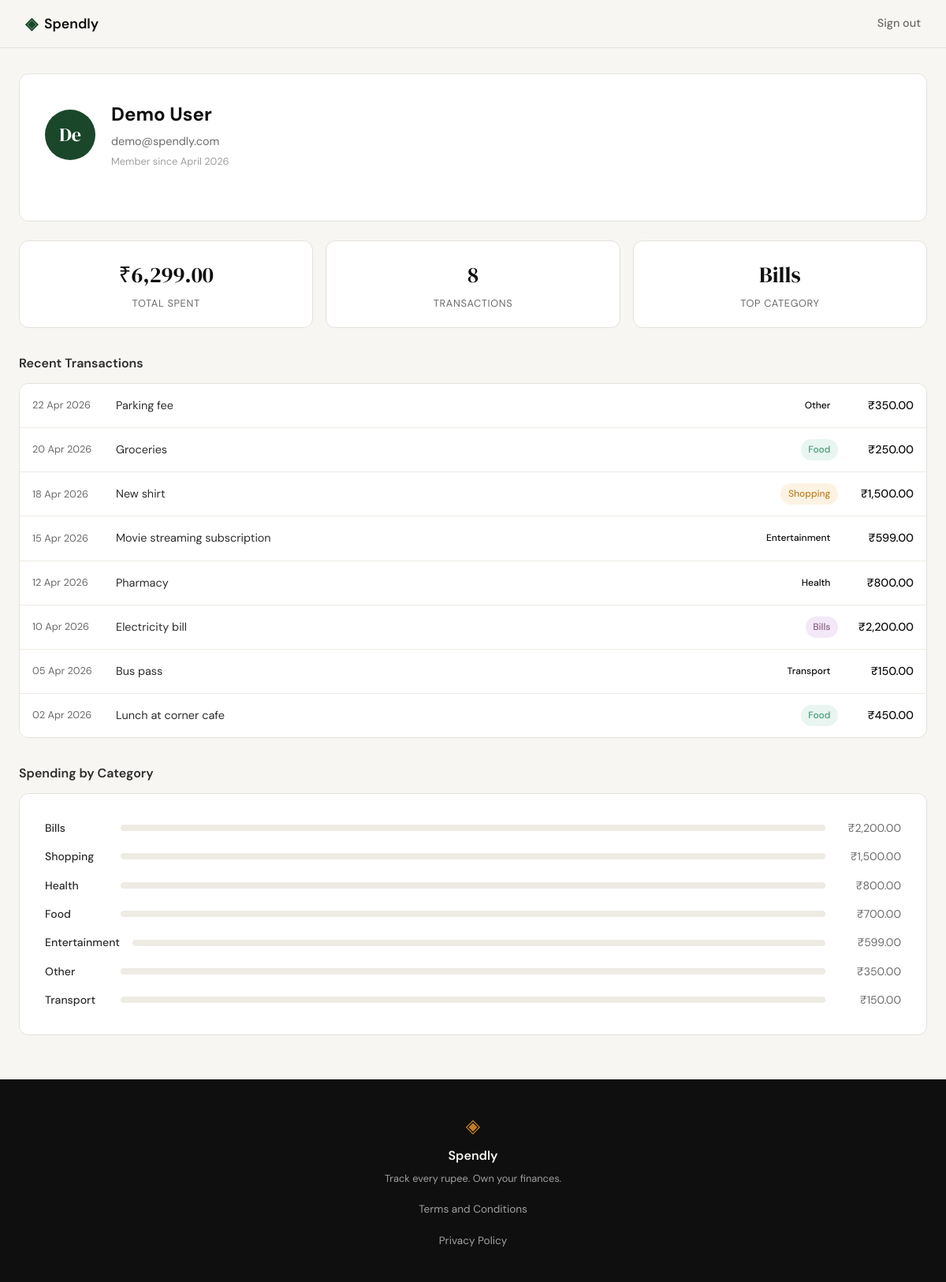
Screenshot of /profile (signed in) with the database file from the repository.
### tables this page shows
CREATE TABLE users (
            id INTEGER PRIMARY KEY AUTOINCREMENT,
            name TEXT NOT NULL,
            email TEXT UNIQUE NOT NULL,
            password_hash TEXT NOT NULL,
            created_at TEXT DEFAULT (datetime('now'))
        );

CREATE TABLE expenses (
            id INTEGER PRIMARY KEY AUTOINCREMENT,
            user_id INTEGER NOT NULL,
            amount REAL NOT NULL,
            category TEXT NOT NULL,
            date TEXT NOT NULL,
            description TEXT,
            created_at TEXT DEFAULT (datetime('now')),
            FOREIGN KEY (user_id) REFERENCES users(id)
        );

### app.py (the view)
@app.route("/profile")
def profile():
    if not session.get("user_id"):
        return redirect(url_for("login"))
    user = get_user_by_id(session["user_id"])
    if user is None:
        session.pop("user_id", None)
        return redirect(url_for("login"))
    stats = get_summary_stats(session["user_id"])
    transactions = get_recent_transactions(session["user_id"])
    categories = get_category_breakdown(session["user_id"])
    return render_template("profile.html", user=user, stats=stats, transactions=transactions, categories=categories)

### database/db.py (called while the page is built)
def get_db():
    conn = sqlite3.connect(DATABASE_PATH)
    conn.row_factory = sqlite3.Row
    conn.execute("PRAGMA foreign_keys = ON")
    return conn

### database/queries.py (called while the page is built)
def _fmt(amount):
    return f"₹{amount:,.2f}"

def _fmt_date(date_str):
    d = datetime.strptime(date_str, "%Y-%m-%d")
    return d.strftime("%d %b %Y")

def get_user_by_id(user_id):
    conn = get_db()
    cursor = conn.cursor()
    cursor.execute(
        "SELECT name, email, created_at FROM users WHERE id = ?",
        (user_id,)
    )
    row = cursor.fetchone()
    conn.close()
    if row is None:
        return None
    created = datetime.strptime(row["created_at"], "%Y-%m-%d %H:%M:%S")
    member_since = created.strftime("%B %Y")
    return {"name": row["name"], "email": row["email"], "member_since": member_since}

def get_summary_stats(user_id):
    conn = get_db()
    cursor = conn.cursor()
    cursor.execute(
        "SELECT COUNT(*) as count, COALESCE(SUM(amount), 0) as total FROM expenses WHERE user_id = ?",
        (user_id,)
    )
    row = cursor.fetchone()
    transaction_count = row["count"]
    total_spent = row["total"]
    if transaction_count == 0:
        conn.close()
        return {"total_spent": "₹0.00", "transaction_count": 0, "top_category": "—"}
    cursor.execute(
        "SELECT category, SUM(amount) as total FROM expenses WHERE user_id = ? GROUP BY category ORDER BY total DESC",
        (user_id,)
    )
    top_row = cursor.fetchone()
    top_category = top_row["category"] if top_row else "—"
    conn.close()
    return {
        "total_spent": _fmt(total_spent),
        "transaction_count": transaction_count,
        "top_category": top_category
    }

def get_recent_transactions(user_id, limit=10):
    conn = get_db()
    cursor = conn.cursor()
    cursor.execute(
        "SELECT date, description, category, amount FROM expenses WHERE user_id = ? ORDER BY date DESC LIMIT ?",
        (user_id, limit)
    )
    rows = cursor.fetchall()
    conn.close()
    return [
        {"date": _fmt_date(row["date"]), "description": row["description"], "category": row["category"], "amount": _fmt(row["amount"])}
        for row in rows
    ]

### templates/profile.html (shortened to what this page needs)
{% extends "base.html" %}
{% block content %}
<div class="container" style="max-width: var(--max-width); margin: 0 auto; padding: 2rem 1.5rem;">
    <div class="auth-card" style="margin-bottom: 1.5rem;">
        <div class="profile-header">
            <div class="avatar">{{ user.name[:2] }}</div>
            <div class="user-info">
                <h1>{{ user.name }}</h1>
                <p>{{ user.email }}</p>
                <p class="member-since">Member since {{ user.member_since }}</p>
            </div>
        </div>
    </div>
    <div class="stat-grid" style="margin-bottom: 2rem;">
        <div class="stat-card">
            <div class="stat-value">{{ stats.total_spent }}</div>
            <div class="stat-label">Total Spent</div>
        </div>
        <div class="stat-card">
            <div class="stat-value">{{ stats.transaction_count }}</div>
            <div class="stat-label">Transactions</div>
        </div>
        <div class="stat-card">
            <div class="stat-value">{{ stats.top_category }}</div>
            <div class="stat-label">Top Category</div>
        </div>
    </div>
    <div style="margin-bottom: 2rem;">
        <div class="section-title">Recent Transactions</div>
        <div class="transaction-list">
            {% for tx in transactions %}
            <div class="transaction-row">
                <span class="tx-date">{{ tx.date }}</span>
                <span class="tx-desc">{{ tx.description }}</span>
                <span class="badge badge-{{ tx.category|lower }}">{{ tx.category }}</span>
                <span class="tx-amount">{{ tx.amount }}</span>
            </div>
            {% endfor %}
        </div>
    </div>
    <div>
        <div class="section-title">Spending by Category</div>
        <div class="auth-card">
            <div class="category-list">
                {% for cat in categories %}
                <div class="category-row">
                    <span class="cat-name">{{ cat.name }}</span>
                    <div class="cat-bar-wrap">
                        <div class="category-bar-track">
                            <div class="category-bar {{ cat.class }}" style="width: {{ cat.percent }}%"></div>
                        </div>
                    </div>
                    <span class="cat-amount">{{ cat.amount }}</span>
                </div>
                {% endfor %}
            </div>
        </div>
    </div>
</div>
{% endblock %}

### static/css/style.css (style rules this page uses)
:root { --ink: #0f0f0f; --ink-soft: #2d2d2d; --ink-muted: #6b6b6b; --ink-faint: #a0a0a0; --paper: #f7f6f3; --paper-warm: #f0ede6; --paper-card: #ffffff; --accent: #1a472a; --accent-light: #e8f0eb; --accent-2: #c17f24; --accent-2-light: #fdf3e3; --danger: #c0392b; --danger-light: #fdecea; --border: #e4e1da; --border-soft: #eeebe4; --green: #4a9c7a; --green-light: #e8f5f0; --blue: #5b7fa6; --purple: #8b5e83; --orange: #e8a44a; --font-display: 'DM Serif Display', Georgia, serif; --font-body: 'DM Sans', system-ui, sans-serif; --max-width: 1200px; --auth-width: 440px; --radius-sm: 6px; --radius-md: 12px; --radius-lg: 20px; }
*, *::before, *::after { box-sizing: border-box; margin: 0; padding: 0; }
html { font-size: 16px; scroll-behavior: smooth; }
body { background: var(--paper); color: var(--ink); font-family: var(--font-body); font-size: 1rem; line-height: 1.6; -webkit-font-smoothing: antialiased; }
.auth-card { background: var(--paper-card); border: 1px solid var(--border); border-radius: var(--radius-md); padding: 2rem; margin-bottom: 1.5rem; }
.profile-header { display: flex; align-items: center; gap: 1.25rem; margin-bottom: 2rem; }
.avatar { width: 64px; height: 64px; border-radius: 50%; background: var(--accent); color: var(--paper-card); display: flex; align-items: center; justify-content: center; font-family: var(--font-display); font-size: 1.5rem; font-weight: 400; flex-shrink: 0; }
.user-info h1 { font-size: 1.5rem; color: var(--ink); margin: 0 0 0.25rem; }
.user-info p { color: var(--ink-muted); font-size: 0.9rem; margin: 0; }
.user-info .member-since { color: var(--ink-faint); font-size: 0.8rem; margin-top: 0.25rem; }
.stat-grid { display: grid; grid-template-columns: repeat(3, 1fr); gap: 1rem; margin-bottom: 2rem; }
.stat-card { background: var(--paper-card); border: 1px solid var(--border); border-radius: var(--radius-md); padding: 1.25rem; text-align: center; }
.stat-value { font-family: var(--font-display); font-size: 1.75rem; color: var(--ink); margin-bottom: 0.25rem; }
.stat-label { color: var(--ink-muted); font-size: 0.8rem; text-transform: uppercase; letter-spacing: 0.05em; }
.section-title { font-size: 1rem; font-weight: 600; color: var(--ink-soft); margin-bottom: 0.75rem; }
.transaction-list { display: flex; flex-direction: column; border: 1px solid var(--border); border-radius: var(--radius-md); overflow: hidden; margin-bottom: 2rem; }
.transaction-row { display: flex; align-items: center; gap: 1rem; padding: 0.875rem 1rem; background: var(--paper-card); border-bottom: 1px solid var(--border-soft); }
.transaction-row:last-child { border-bottom: none; }
.transaction-row .tx-date { color: var(--ink-muted); font-size: 0.8rem; min-width: 90px; }
.transaction-row .tx-desc { flex: 1; color: var(--ink-soft); font-size: 0.9rem; }
.transaction-row .tx-amount { font-weight: 500; color: var(--ink); font-size: 0.9rem; min-width: 80px; text-align: right; }
.category-list { display: flex; flex-direction: column; gap: 0.875rem; }
.category-row { display: flex; align-items: center; gap: 1rem; }
.category-row .cat-name { min-width: 80px; color: var(--ink-soft); font-size: 0.875rem; font-weight: 500; }
.category-row .cat-bar-wrap { flex: 1; display: flex; align-items: center; gap: 0.75rem; }
.category-bar-track { flex: 1; height: 8px; background: var(--border-soft); border-radius: 999px; overflow: hidden; }
.category-bar { height: 100%; border-radius: 999px; }
.category-row .cat-amount { min-width: 80px; text-align: right; color: var(--ink-muted); font-size: 0.875rem; }
.badge { display: inline-flex; align-items: center; padding: 0.25rem 0.6rem; border-radius: 999px; font-size: 0.75rem; font-weight: 500; }
.badge-food { background: var(--green-light); color: var(--green); }
.badge-bills { background: #f3e8f8; color: var(--purple); }
.badge-shopping { background: var(--accent-2-light); color: var(--accent-2); }

### rows the page displays
users: name "De", name "Demo User", email "demo@spendly.com"
expenses: top_category "Bills", date "10 Apr 2026", description "Electricity bill", category "Bills", amount "₹2,200.00"
expenses: date "22 Apr 2026", description "Parking fee", category "Other", amount "₹350.00"
expenses: date "20 Apr 2026", description "Groceries", category "Food", amount "₹250.00"
expenses: date "18 Apr 2026", description "New shirt", category "Shopping", amount "₹1,500.00"
expenses: date "15 Apr 2026", description "Movie streaming subscription", category "Entertainment", amount "₹599.00"
expenses: date "12 Apr 2026", description "Pharmacy", category "Health", amount "₹800.00"
expenses: date "05 Apr 2026", description "Bus pass", category "Transport", amount "₹150.00"
expenses: date "02 Apr 2026", description "Lunch at corner cafe", category "Food", amount "₹450.00"

### other values shown
{{ user.member_since }} "April 2026"
{{ stats.total_spent }} "₹6,299.00"
{{ stats.transaction_count }} "8"
{{ cat.name }} "Bills" "Shopping" "Health" "Food" "Entertainment" "Other" "Transport"
{{ cat.amount }} "₹2,200.00" "₹1,500.00" "₹800.00" "₹700.00" "₹599.00" "₹350.00" "₹150.00"
